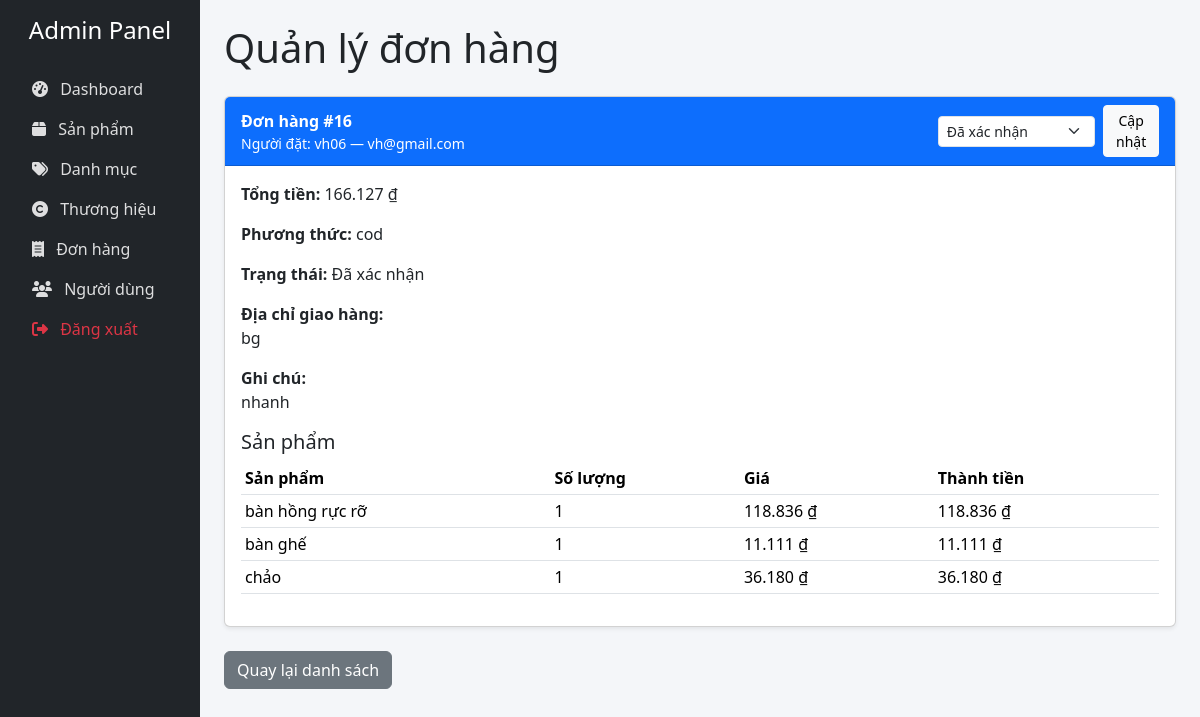
The app's page /admin/orders.php?view=16 (signed in) with its own data.
### tables this page shows
CREATE TABLE `orders` (
  `id` int(11) NOT NULL,
  `user_id` int(11) NOT NULL,
  `total_amount` decimal(12,2) NOT NULL,
  `status` enum('pending','processing','completed','cancelled') DEFAULT 'pending',
  `payment_method` enum('cod','bank') DEFAULT 'cod',
  `shipping_name` varchar(100) NOT NULL,
  `shipping_phone` varchar(20) NOT NULL,
  `shipping_address` text NOT NULL,
  `note` text DEFAULT NULL,
  `created_at` datetime DEFAULT current_timestamp()
);

CREATE TABLE `users` (
  `id` int(11) NOT NULL,
  `username` varchar(50) NOT NULL,
  `email` varchar(100) NOT NULL,
  `password` varchar(255) NOT NULL,
  `role` enum('user','admin') DEFAULT 'user',
  `created_at` datetime DEFAULT current_timestamp()
);

CREATE TABLE `order_items` (
  `id` int(11) NOT NULL,
  `order_id` int(11) NOT NULL,
  `product_id` int(11) NOT NULL,
  `quantity` int(11) NOT NULL,
  `price` decimal(10,2) NOT NULL
);

CREATE TABLE `products` (
  `id` int(11) NOT NULL,
  `name` varchar(200) NOT NULL,
  `category_id` int(11) DEFAULT NULL,
  `brand_id` int(11) DEFAULT NULL,
  `price` decimal(10,2) NOT NULL,
  `description` text DEFAULT NULL,
  `image` varchar(255) DEFAULT NULL,
  `stock` int(11) DEFAULT 0
);

### admin/orders.php (the view, shortened to what this page needs)
<?php
require_once '../includes/config.php';
$statusLabels = [
    'pending'    => 'Chờ xác nhận',
    'processing' => 'Đang xử lý',
    'completed'  => 'Đã xác nhận',
    'cancelled'  => 'Đã hủy',
];
$view_id = isset($_GET['view']) ? (int)$_GET['view'] : 0;
if ($view_id > 0) {
    $stmt = $pdo->prepare('SELECT o.*, u.username, u.email FROM orders o JOIN users u ON o.user_id = u.id WHERE o.id = ?');
    $stmt->execute([$view_id]);
    $order = $stmt->fetch();
    $items = $pdo->prepare('SELECT oi.*, p.name FROM order_items oi LEFT JOIN products p ON oi.product_id = p.id WHERE oi.order_id = ?');
    $items->execute([$view_id]);
    $order_items = $items->fetchAll();
}
?>
<!DOCTYPE html>
<html lang="vi">
<head>
    <link href="https://cdn.jsdelivr.net/npm/bootstrap@5.3.3/dist/css/bootstrap.min.css" rel="stylesheet">
    <link rel="stylesheet" href="https://cdnjs.cloudflare.com/ajax/libs/font-awesome/6.5.0/css/all.min.css">
</head>
<body>
<div class="d-flex">
    <div class="sidebar col-md-3 col-lg-2 p-3">
        <h4 class="text-center mb-4">Admin Panel</h4>
        <ul class="nav flex-column">
            <li class="nav-item"><a class="nav-link" href="index.php"><i class="fas fa-tachometer-alt me-2"></i> Dashboard</a></li>
            <li class="nav-item"><a class="nav-link" href="products.php"><i class="fas fa-box me-2"></i> Sản phẩm</a></li>
            <li class="nav-item"><a class="nav-link" href="categories.php"><i class="fas fa-tags me-2"></i> Danh mục</a></li>
            <li class="nav-item"><a class="nav-link" href="brands.php"><i class="fas fa-copyright me-2"></i> Thương hiệu</a></li>
            <li class="nav-item"><a class="nav-link active" href="orders.php"><i class="fas fa-receipt me-2"></i> Đơn hàng</a></li>
            <li class="nav-item"><a class="nav-link" href="users.php"><i class="fas fa-users me-2"></i> Người dùng</a></li>
            <li class="nav-item"><a class="nav-link text-danger" href="../logout.php"><i class="fas fa-sign-out-alt me-2"></i> Đăng xuất</a></li>
        </ul>
    </div>
    <main class="col-md-9 col-lg-10 p-4">
        <h1 class="mb-4">Quản lý đơn hàng</h1>
        <?php if ($view_id > 0): ?>
            <div class="card shadow-sm mb-4">
                <div class="card-header bg-primary text-white d-flex justify-content-between align-items-center">
                    <div>
                        <strong>Đơn hàng #<?= $order['id'] ?></strong>
                        <div class="small">Người đặt: <?= htmlspecialchars($order['username'] ?? $order['user_id']) ?> — <?= htmlspecialchars($order['email'] ?? '') ?></div>
                    </div>
                    <div>
                        <form method="post" class="d-inline-flex align-items-center">
                            <select name="status" class="form-select form-select-sm me-2">
                                <?php foreach (['pending','completed','cancelled'] as $s): ?>
                                    <option value="<?= $s ?>" <?= $order['status']==$s ? 'selected' : '' ?>><?= htmlspecialchars($statusLabels[$s] ?? ucfirst($s)) ?></option>
                                <?php endforeach; ?>
                            </select>
                            <button type="submit" name="update_status" class="btn btn-sm btn-light">Cập nhật</button>
                        </form>
                    </div>
                </div>
                <div class="card-body">
                    <p><strong>Tổng tiền:</strong> <?= number_format($order['total_amount'],0,',','.') ?> ₫</p>
                    <p><strong>Phương thức:</strong> <?= htmlspecialchars($order['payment_method']) ?></p>
                    <p><strong>Trạng thái:</strong> <?= htmlspecialchars($statusLabels[$order['status']] ?? $order['status']) ?></p>
                    <p><strong>Địa chỉ giao hàng:</strong><br><?= nl2br(htmlspecialchars($order['shipping_address'])) ?></p>
                    <p><strong>Ghi chú:</strong><br><?= nl2br(htmlspecialchars($order['note'])) ?></p>
                    <h5 class="mt-3">Sản phẩm</h5>
                    <div class="table-responsive">
                        <table class="table table-sm">
                            <thead><tr><th>Sản phẩm</th><th>Số lượng</th><th>Giá</th><th>Thành tiền</th></tr></thead>
                            <tbody>
                                <?php foreach ($order_items as $it): ?>
                                    <tr>
                                        <td><?= htmlspecialchars($it['name'] ?? ('ID '.$it['product_id'])) ?></td>
                                        <td><?= $it['quantity'] ?></td>
                                        <td><?= number_format($it['price'],0,',','.') ?> ₫</td>
                                        <td><?= number_format($it['price']*$it['quantity'],0,',','.') ?> ₫</td>
                                    </tr>
                                <?php endforeach; ?>
                            </tbody>
                        </table>
                    </div>
                </div>
            </div>
            <a href="orders.php" class="btn btn-secondary">Quay lại danh sách</a>
        <?php endif; ?>
    </main>
</div>
</body>
</html>

### admin/orders.php (style rules this page uses)
body { background: #f4f6f9; }
.sidebar { min-height: 100vh; background: #212529; color:white; }
.sidebar a { color: rgba(255,255,255,0.85); }

### records on screen
orders: id "16", user.username "vh06", user.email "vh@gmail.com", status "Đã xác nhận", total_amount "166.127", payment_method "cod", shipping_address "bg", note "nhanh"
order_items: product.name "bàn hồng rực rỡ", quantity "1", price "118.836", $it['price']*$it['quantity'] "118.836"
order_items: product.name "bàn ghế", quantity "1", price "11.111", $it['price']*$it['quantity'] "11.111"
order_items: product.name "chảo", quantity "1", price "36.180", $it['price']*$it['quantity'] "36.180"
